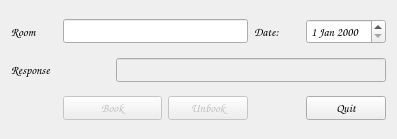
<?xml version="1.0" encoding="UTF-8"?>
<ui version="4.0">
 <class>Form</class>
 <widget class="QWidget" name="Form">
  <property name="geometry">
   <rect>
    <x>0</x>
    <y>0</y>
    <width>397</width>
    <height>139</height>
   </rect>
  </property>
  <property name="windowTitle">
   <string>Form</string>
  </property>
  <layout class="QGridLayout" name="gridLayout">
   <item row="2" column="1" colspan="2">
    <widget class="QPushButton" name="pushButton">
     <property name="enabled">
      <bool>false</bool>
     </property>
     <property name="font">
      <font>
       <family>Comic Sans MS</family>
       <weight>75</weight>
       <bold>true</bold>
      </font>
     </property>
     <property name="text">
      <string>Book</string>
     </property>
    </widget>
   </item>
   <item row="2" column="5">
    <widget class="QPushButton" name="pushButton_3">
     <property name="font">
      <font>
       <family>Comic Sans MS</family>
       <weight>75</weight>
       <bold>true</bold>
      </font>
     </property>
     <property name="text">
      <string>Quit</string>
     </property>
    </widget>
   </item>
   <item row="0" column="1" colspan="3">
    <widget class="QLineEdit" name="lineEdit">
     <property name="enabled">
      <bool>true</bool>
     </property>
     <property name="font">
      <font>
       <family>Comic Sans MS</family>
       <weight>75</weight>
       <bold>true</bold>
      </font>
     </property>
    </widget>
   </item>
   <item row="0" column="4">
    <widget class="QLabel" name="label_3">
     <property name="font">
      <font>
       <family>Comic Sans MS</family>
       <weight>75</weight>
       <bold>true</bold>
      </font>
     </property>
     <property name="text">
      <string>Date:</string>
     </property>
    </widget>
   </item>
   <item row="0" column="0">
    <widget class="QLabel" name="label">
     <property name="font">
      <font>
       <family>Comic Sans MS</family>
       <weight>75</weight>
       <bold>true</bold>
      </font>
     </property>
     <property name="text">
      <string>Room</string>
     </property>
    </widget>
   </item>
   <item row="0" column="5">
    <widget class="QDateEdit" name="dateEdit">
     <property name="font">
      <font>
       <family>Comic Sans MS</family>
       <weight>75</weight>
       <bold>true</bold>
      </font>
     </property>
    </widget>
   </item>
   <item row="1" column="0" colspan="2">
    <widget class="QLabel" name="label_2">
     <property name="font">
      <font>
       <family>Comic Sans MS</family>
       <weight>75</weight>
       <bold>true</bold>
      </font>
     </property>
     <property name="text">
      <string>Response</string>
     </property>
    </widget>
   </item>
   <item row="2" column="3">
    <widget class="QPushButton" name="pushButton_2">
     <property name="enabled">
      <bool>false</bool>
     </property>
     <property name="font">
      <font>
       <family>Comic Sans MS</family>
       <weight>75</weight>
       <bold>true</bold>
      </font>
     </property>
     <property name="text">
      <string>Unbook</string>
     </property>
    </widget>
   </item>
   <item row="1" column="2" colspan="4">
    <widget class="QLineEdit" name="lineEdit_2">
     <property name="enabled">
      <bool>false</bool>
     </property>
     <property name="font">
      <font>
       <family>Comic Sans MS</family>
       <weight>75</weight>
       <bold>true</bold>
      </font>
     </property>
    </widget>
   </item>
  </layout>
 </widget>
 <resources/>
 <connections/>
</ui>
